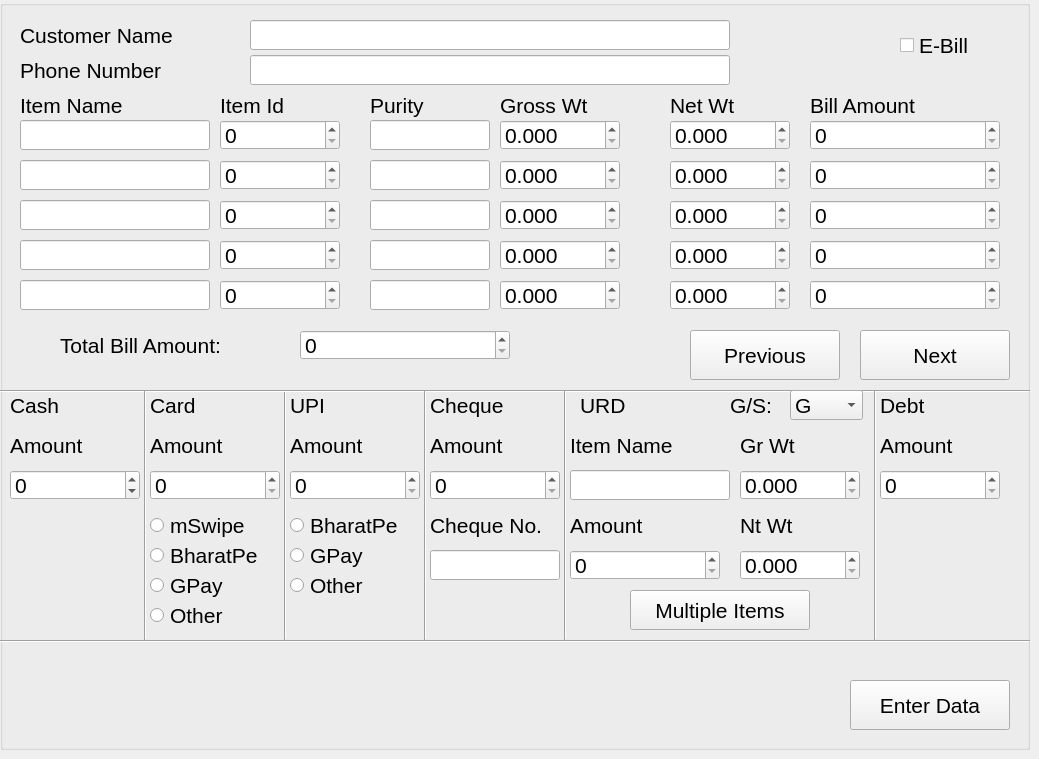
    <widget class="QWidget" name="Silver_sell">
     <widget class="QGroupBox" name="groupBox_2">
      <property name="geometry">
       <rect>
        <x>0</x>
        <y>0</y>
        <width>1030</width>
        <height>750</height>
       </rect>
      </property>
      <property name="font">
       <font>
        <pointsize>16</pointsize>
       </font>
      </property>
      <property name="title">
       <string/>
      </property>
      <property name="flat">
       <bool>false</bool>
      </property>
      <widget class="QLabel" name="label_8">
       <property name="geometry">
        <rect>
         <x>20</x>
         <y>20</y>
         <width>191</width>
         <height>30</height>
        </rect>
       </property>
       <property name="text">
        <string>Customer Name</string>
       </property>
      </widget>
      <widget class="QLineEdit" name="Silver_custname">
       <property name="geometry">
        <rect>
         <x>250</x>
         <y>20</y>
         <width>480</width>
         <height>30</height>
        </rect>
       </property>
      </widget>
      <widget class="QPushButton" name="DataEntry_button_2">
       <property name="geometry">
        <rect>
         <x>850</x>
         <y>680</y>
         <width>160</width>
         <height>50</height>
        </rect>
       </property>
       <property name="text">
        <string>Enter Data</string>
       </property>
      </widget>
      <widget class="QLabel" name="label_15">
       <property name="geometry">
        <rect>
         <x>20</x>
         <y>55</y>
         <width>191</width>
         <height>30</height>
        </rect>
       </property>
       <property name="text">
        <string>Phone Number</string>
       </property>
      </widget>
      <widget class="QLineEdit" name="Silver_phnumber">
       <property name="geometry">
        <rect>
         <x>250</x>
         <y>55</y>
         <width>480</width>
         <height>30</height>
        </rect>
       </property>
      </widget>
      <widget class="QLabel" name="label_9">
       <property name="geometry">
        <rect>
         <x>20</x>
         <y>90</y>
         <width>150</width>
         <height>30</height>
        </rect>
       </property>
       <property name="text">
        <string>Item Name</string>
       </property>
      </widget>
      <widget class="QLabel" name="label_10">
       <property name="geometry">
        <rect>
         <x>220</x>
         <y>90</y>
         <width>100</width>
         <height>30</height>
        </rect>
       </property>
       <property name="text">
        <string>Item Id</string>
       </property>
      </widget>
      <widget class="QLabel" name="label_11">
       <property name="geometry">
        <rect>
         <x>370</x>
         <y>90</y>
         <width>80</width>
         <height>30</height>
        </rect>
       </property>
       <property name="text">
        <string>Purity</string>
       </property>
      </widget>
      <widget class="QLabel" name="label_12">
       <property name="geometry">
        <rect>
         <x>500</x>
         <y>90</y>
         <width>120</width>
         <height>30</height>
        </rect>
       </property>
       <property name="text">
        <string>Gross Wt</string>
       </property>
      </widget>
      <widget class="QLabel" name="label_13">
       <property name="geometry">
        <rect>
         <x>670</x>
         <y>90</y>
         <width>90</width>
         <height>30</height>
        </rect>
       </property>
       <property name="text">
        <string>Net Wt</string>
       </property>
      </widget>
      <widget class="QLabel" name="label_14">
       <property name="geometry">
        <rect>
         <x>810</x>
         <y>90</y>
         <width>190</width>
         <height>30</height>
        </rect>
       </property>
       <property name="text">
        <string>Bill Amount</string>
       </property>
      </widget>
      <widget class="QLineEdit" name="Silver_itemname">
       <property name="geometry">
        <rect>
         <x>20</x>
         <y>120</y>
         <width>190</width>
         <height>30</height>
        </rect>
       </property>
      </widget>
      <widget class="QLineEdit" name="Silver_itemname_2">
       <property name="geometry">
        <rect>
         <x>20</x>
         <y>160</y>
         <width>190</width>
         <height>30</height>
        </rect>
       </property>
      </widget>
      <widget class="QLineEdit" name="Silver_itemname_3">
       <property name="geometry">
        <rect>
         <x>20</x>
         <y>200</y>
         <width>190</width>
         <height>30</height>
        </rect>
       </property>
      </widget>
      <widget class="QLineEdit" name="Silver_itemname_4">
       <property name="geometry">
        <rect>
         <x>20</x>
         <y>240</y>
         <width>190</width>
         <height>30</height>
        </rect>
       </property>
      </widget>
      <widget class="QLineEdit" name="Silver_itemname_5">
       <property name="geometry">
        <rect>
         <x>20</x>
         <y>280</y>
         <width>190</width>
         <height>30</height>
        </rect>
       </property>
      </widget>
      <widget class="QSpinBox" name="Silver_Itemid">
       <property name="geometry">
        <rect>
         <x>220</x>
         <y>120</y>
         <width>120</width>
         <height>30</height>
        </rect>
       </property>
       <property name="maximum">
        <number>999999999</number>
       </property>
      </widget>
      <widget class="QSpinBox" name="Silver_Itemid_2">
       <property name="geometry">
        <rect>
         <x>220</x>
         <y>160</y>
         <width>120</width>
         <height>30</height>
        </rect>
       </property>
       <property name="maximum">
        <number>999999999</number>
       </property>
      </widget>
      <widget class="QSpinBox" name="Silver_Itemid_3">
       <property name="geometry">
        <rect>
         <x>220</x>
         <y>200</y>
         <width>120</width>
         <height>30</height>
        </rect>
       </property>
       <property name="maximum">
        <number>999999999</number>
       </property>
      </widget>
      <widget class="QSpinBox" name="Silver_Itemid_4">
       <property name="geometry">
        <rect>
         <x>220</x>
         <y>240</y>
         <width>120</width>
         <height>30</height>
        </rect>
       </property>
       <property name="maximum">
        <number>999999999</number>
       </property>
      </widget>
      <widget class="QSpinBox" name="Silver_Itemid_5">
       <property name="geometry">
        <rect>
         <x>220</x>
         <y>280</y>
         <width>120</width>
         <height>30</height>
        </rect>
       </property>
       <property name="maximum">
        <number>999999999</number>
       </property>
      </widget>
      <widget class="QLineEdit" name="Silver_purity">
       <property name="geometry">
        <rect>
         <x>370</x>
         <y>120</y>
         <width>120</width>
         <height>30</height>
        </rect>
       </property>
      </widget>
      <widget class="QLineEdit" name="Silver_purity_2">
       <property name="geometry">
        <rect>
         <x>370</x>
         <y>160</y>
         <width>120</width>
         <height>30</height>
        </rect>
       </property>
      </widget>
      <widget class="QLineEdit" name="Silver_purity_3">
       <property name="geometry">
        <rect>
         <x>370</x>
         <y>200</y>
         <width>120</width>
         <height>30</height>
        </rect>
       </property>
      </widget>
      <widget class="QLineEdit" name="Silver_purity_4">
       <property name="geometry">
        <rect>
         <x>370</x>
         <y>240</y>
         <width>120</width>
         <height>30</height>
        </rect>
       </property>
      </widget>
      <widget class="QLineEdit" name="Silver_purity_5">
       <property name="geometry">
        <rect>
         <x>370</x>
         <y>280</y>
         <width>120</width>
         <height>30</height>
        </rect>
       </property>
      </widget>
      <widget class="QDoubleSpinBox" name="Silver_grwt">
       <property name="geometry">
        <rect>
         <x>500</x>
         <y>120</y>
         <width>120</width>
         <height>30</height>
        </rect>
       </property>
       <property name="decimals">
        <number>3</number>
       </property>
       <property name="maximum">
        <double>999.999000000000024</double>
       </property>
       <property name="stepType">
        <enum>QAbstractSpinBox::AdaptiveDecimalStepType</enum>
       </property>
      </widget>
      <widget class="QDoubleSpinBox" name="Silver_grwt_2">
       <property name="geometry">
        <rect>
         <x>500</x>
         <y>160</y>
         <width>120</width>
         <height>30</height>
        </rect>
       </property>
       <property name="decimals">
        <number>3</number>
       </property>
       <property name="maximum">
        <double>999.999000000000024</double>
       </property>
       <property name="stepType">
        <enum>QAbstractSpinBox::AdaptiveDecimalStepType</enum>
       </property>
      </widget>
      <widget class="QDoubleSpinBox" name="Silver_grwt_3">
       <property name="geometry">
        <rect>
         <x>500</x>
         <y>200</y>
         <width>120</width>
         <height>30</height>
        </rect>
       </property>
       <property name="decimals">
        <number>3</number>
       </property>
       <property name="maximum">
        <double>999.999000000000024</double>
       </property>
       <property name="stepType">
        <enum>QAbstractSpinBox::AdaptiveDecimalStepType</enum>
       </property>
      </widget>
      <widget class="QDoubleSpinBox" name="Silver_grwt_4">
       <property name="geometry">
        <rect>
         <x>500</x>
         <y>240</y>
         <width>120</width>
         <height>30</height>
        </rect>
       </property>
       <property name="decimals">
        <number>3</number>
       </property>
       <property name="maximum">
        <double>999.999000000000024</double>
       </property>
       <property name="stepType">
        <enum>QAbstractSpinBox::AdaptiveDecimalStepType</enum>
       </property>
      </widget>
      <widget class="QDoubleSpinBox" name="Silver_grwt_5">
       <property name="geometry">
        <rect>
         <x>500</x>
         <y>280</y>
         <width>120</width>
         <height>30</height>
        </rect>
       </property>
       <property name="decimals">
        <number>3</number>
       </property>
       <property name="maximum">
        <double>999.999000000000024</double>
       </property>
       <property name="stepType">
        <enum>QAbstractSpinBox::AdaptiveDecimalStepType</enum>
       </property>
      </widget>
      <widget class="QDoubleSpinBox" name="Silver_ntwt">
       <property name="geometry">
        <rect>
         <x>670</x>
         <y>120</y>
         <width>120</width>
         <height>30</height>
        </rect>
       </property>
       <property name="decimals">
        <number>3</number>
       </property>
      </widget>
      <widget class="QSpinBox" name="Silver_BillAmount">
       <property name="geometry">
        <rect>
         <x>810</x>
         <y>120</y>
         <width>190</width>
         <height>30</height>
        </rect>
       </property>
       <property name="maximum">
        <number>9999999</number>
       </property>
      </widget>
      <widget class="QDoubleSpinBox" name="Silver_ntwt_2">
       <property name="geometry">
        <rect>
         <x>670</x>
         <y>160</y>
         <width>120</width>
         <height>30</height>
        </rect>
       </property>
       <property name="decimals">
        <number>3</number>
       </property>
      </widget>
      <widget class="QDoubleSpinBox" name="Silver_ntwt_3">
       <property name="geometry">
        <rect>
         <x>670</x>
         <y>200</y>
         <width>120</width>
         <height>30</height>
        </rect>
       </property>
       <property name="decimals">
        <number>3</number>
       </property>
      </widget>
      <widget class="QDoubleSpinBox" name="Silver_ntwt_4">
       <property name="geometry">
        <rect>
         <x>670</x>
         <y>240</y>
         <width>120</width>
         <height>30</height>
        </rect>
       </property>
       <property name="decimals">
        <number>3</number>
       </property>
      </widget>
      <widget class="QDoubleSpinBox" name="Silver_ntwt_5">
       <property name="geometry">
        <rect>
         <x>670</x>
         <y>280</y>
         <width>120</width>
         <height>30</height>
        </rect>
       </property>
       <property name="decimals">
        <number>3</number>
       </property>
      </widget>
      <widget class="QPushButton" name="Previous_2">
       <property name="geometry">
        <rect>
         <x>690</x>
         <y>330</y>
         <width>150</width>
         <height>50</height>
        </rect>
       </property>
       <property name="text">
        <string>Previous</string>
       </property>
      </widget>
      <widget class="QPushButton" name="Next_2">
       <property name="geometry">
        <rect>
         <x>860</x>
         <y>330</y>
         <width>150</width>
         <height>50</height>
        </rect>
       </property>
       <property name="text">
        <string>Next</string>
       </property>
      </widget>
      <widget class="QLabel" name="label_25">
       <property name="geometry">
        <rect>
         <x>60</x>
         <y>330</y>
         <width>220</width>
         <height>30</height>
        </rect>
       </property>
       <property name="text">
        <string>Total Bill Amount:</string>
       </property>
      </widget>
      <widget class="QSpinBox" name="Silver_total">
       <property name="geometry">
        <rect>
         <x>300</x>
         <y>330</y>
         <width>210</width>
         <height>30</height>
        </rect>
       </property>
       <property name="maximum">
        <number>9999999</number>
       </property>
      </widget>
      <widget class="QLabel" name="label_26">
       <property name="geometry">
        <rect>
         <x>10</x>
         <y>390</y>
         <width>70</width>
         <height>30</height>
        </rect>
       </property>
       <property name="text">
        <string>Cash</string>
       </property>
      </widget>
      <widget class="QLabel" name="label_27">
       <property name="geometry">
        <rect>
         <x>10</x>
         <y>430</y>
         <width>100</width>
         <height>30</height>
        </rect>
       </property>
       <property name="text">
        <string>Amount</string>
       </property>
      </widget>
      <widget class="QSpinBox" name="Cash_2">
       <property name="geometry">
        <rect>
         <x>10</x>
         <y>470</y>
         <width>130</width>
         <height>30</height>
        </rect>
       </property>
       <property name="minimum">
        <number>-9999999</number>
       </property>
       <property name="maximum">
        <number>9999999</number>
       </property>
       <property name="singleStep">
        <number>10</number>
       </property>
      </widget>
      <widget class="QLabel" name="label_28">
       <property name="geometry">
        <rect>
         <x>150</x>
         <y>390</y>
         <width>70</width>
         <height>30</height>
        </rect>
       </property>
       <property name="text">
        <string>Card</string>
       </property>
      </widget>
      <widget class="QLabel" name="label_29">
       <property name="geometry">
        <rect>
         <x>150</x>
         <y>430</y>
         <width>100</width>
         <height>30</height>
        </rect>
       </property>
       <property name="text">
        <string>Amount</string>
       </property>
      </widget>
      <widget class="QSpinBox" name="Card_2">
       <property name="geometry">
        <rect>
         <x>150</x>
         <y>470</y>
         <width>130</width>
         <height>30</height>
        </rect>
       </property>
       <property name="maximum">
        <number>9999999</number>
       </property>
       <property name="singleStep">
        <number>10</number>
       </property>
      </widget>
      <widget class="QRadioButton" name="Silver_Cardmachine">
       <property name="geometry">
        <rect>
         <x>150</x>
         <y>510</y>
         <width>120</width>
         <height>30</height>
        </rect>
       </property>
       <property name="text">
        <string>mSwipe</string>
       </property>
      </widget>
      <widget class="QRadioButton" name="Silver_Cardmachine_2">
       <property name="geometry">
        <rect>
         <x>150</x>
         <y>540</y>
         <width>140</width>
         <height>30</height>
        </rect>
       </property>
       <property name="text">
        <string>BharatPe</string>
       </property>
      </widget>
      <widget class="QRadioButton" name="Silver_Cardmachine_3">
       <property name="geometry">
        <rect>
         <x>150</x>
         <y>570</y>
         <width>140</width>
         <height>30</height>
        </rect>
       </property>
       <property name="text">
        <string>GPay</string>
       </property>
      </widget>
      <widget class="Line" name="line_10">
       <property name="geometry">
        <rect>
         <x>280</x>
         <y>390</y>
         <width>10</width>
         <height>250</height>
        </rect>
       </property>
       <property name="orientation">
        <enum>Qt::Vertical</enum>
       </property>
      </widget>
      <widget class="QLabel" name="label_30">
       <property name="geometry">
        <rect>
         <x>290</x>
         <y>390</y>
         <width>55</width>
         <height>30</height>
        </rect>
       </property>
       <property name="text">
        <string>UPI</string>
       </property>
      </widget>
      <widget class="QLabel" name="label_31">
       <property name="geometry">
        <rect>
         <x>290</x>
         <y>430</y>
         <width>100</width>
         <height>30</height>
        </rect>
       </property>
       <property name="text">
        <string>Amount</string>
       </property>
      </widget>
      <widget class="QSpinBox" name="UPI_2">
       <property name="geometry">
        <rect>
         <x>290</x>
         <y>470</y>
         <width>130</width>
         <height>30</height>
        </rect>
       </property>
       <property name="maximum">
        <number>9999999</number>
       </property>
       <property name="singleStep">
        <number>10</number>
       </property>
      </widget>
      <widget class="QLabel" name="label_32">
       <property name="geometry">
        <rect>
         <x>430</x>
         <y>390</y>
         <width>100</width>
         <height>30</height>
        </rect>
       </property>
       <property name="text">
        <string>Cheque</string>
       </property>
      </widget>
      <widget class="QLabel" name="label_48">
       <property name="geometry">
        <rect>
         <x>430</x>
         <y>430</y>
         <width>100</width>
         <height>30</height>
        </rect>
       </property>
       <property name="text">
        <string>Amount</string>
       </property>
      </widget>
      <widget class="Line" name="line_8">
       <property name="geometry">
        <rect>
         <x>0</x>
         <y>390</y>
         <width>1030</width>
         <height>3</height>
        </rect>
       </property>
       <property name="orientation">
        <enum>Qt::Horizontal</enum>
       </property>
      </widget>
      <widget class="QSpinBox" name="Cheque_2">
       <property name="geometry">
        <rect>
         <x>430</x>
         <y>470</y>
         <width>130</width>
         <height>30</height>
        </rect>
       </property>
       <property name="maximum">
        <number>9999999</number>
       </property>
       <property name="singleStep">
        <number>10</number>
       </property>
      </widget>
      <widget class="QLabel" name="label_49">
       <property name="geometry">
        <rect>
         <x>430</x>
         <y>510</y>
         <width>130</width>
         <height>30</height>
        </rect>
       </property>
       <property name="text">
        <string>Cheque No.</string>
       </property>
      </widget>
      <widget class="QLineEdit" name="ChequeNo_2">
       <property name="geometry">
        <rect>
         <x>430</x>
         <y>550</y>
         <width>130</width>
         <height>30</height>
        </rect>
       </property>
      </widget>
      <widget class="Line" name="line_12">
       <property name="geometry">
        <rect>
         <x>560</x>
         <y>390</y>
         <width>10</width>
         <height>250</height>
        </rect>
       </property>
       <property name="orientation">
        <enum>Qt::Vertical</enum>
       </property>
      </widget>
      <widget class="QLabel" name="label_50">
       <property name="geometry">
        <rect>
         <x>580</x>
         <y>390</y>
         <width>70</width>
         <height>30</height>
        </rect>
       </property>
       <property name="text">
        <string>URD</string>
       </property>
      </widget>
      <widget class="QLabel" name="label_51">
       <property name="geometry">
        <rect>
         <x>570</x>
         <y>430</y>
         <width>140</width>
         <height>30</height>
        </rect>
       </property>
       <property name="text">
        <string>Item Name</string>
       </property>
      </widget>
      <widget class="QLineEdit" name="URDitemname_2">
       <property name="geometry">
        <rect>
         <x>570</x>
         <y>470</y>
         <width>160</width>
         <height>30</height>
        </rect>
       </property>
      </widget>
      <widget class="QLabel" name="label_52">
       <property name="geometry">
        <rect>
         <x>570</x>
         <y>510</y>
         <width>130</width>
         <height>30</height>
        </rect>
       </property>
       <property name="text">
        <string>Amount</string>
       </property>
      </widget>
      <widget class="QSpinBox" name="URDAmount_2">
       <property name="geometry">
        <rect>
         <x>570</x>
         <y>550</y>
         <width>150</width>
         <height>30</height>
        </rect>
       </property>
       <property name="maximum">
        <number>999999</number>
       </property>
       <property name="singleStep">
        <number>10</number>
       </property>
      </widget>
      <widget class="QLabel" name="label_53">
       <property name="geometry">
        <rect>
         <x>730</x>
         <y>390</y>
         <width>55</width>
         <height>30</height>
        </rect>
       </property>
       <property name="text">
        <string>G/S:</string>
       </property>
      </widget>
      <widget class="QComboBox" name="comboBox_2">
       <property name="geometry">
        <rect>
         <x>790</x>
         <y>390</y>
         <width>73</width>
         <height>30</height>
        </rect>
       </property>
       <item>
        <property name="text">
         <string>G</string>
        </property>
       </item>
       <item>
        <property name="text">
         <string>S</string>
        </property>
       </item>
      </widget>
      <widget class="Line" name="line_13">
       <property name="geometry">
        <rect>
         <x>870</x>
         <y>390</y>
         <width>10</width>
         <height>250</height>
        </rect>
       </property>
       <property name="orientation">
        <enum>Qt::Vertical</enum>
       </property>
      </widget>
      <widget class="QLabel" name="label_54">
       <property name="geometry">
        <rect>
         <x>880</x>
         <y>390</y>
         <width>60</width>
         <height>30</height>
        </rect>
       </property>
       <property name="text">
        <string>Debt</string>
       </property>
      </widget>
      <widget class="QLabel" name="label_55">
       <property name="geometry">
        <rect>
         <x>880</x>
         <y>430</y>
         <width>100</width>
         <height>30</height>
        </rect>
       </property>
       <property name="text">
        <string>Amount</string>
       </property>
      </widget>
      <widget class="QSpinBox" name="DebtAmount_2">
       <property name="geometry">
        <rect>
         <x>880</x>
         <y>470</y>
         <width>120</width>
         <height>30</height>
        </rect>
       </property>
       <property name="maximum">
        <number>9999999</number>
       </property>
       <property name="singleStep">
        <number>10</number>
       </property>
      </widget>
      <widget class="QLabel" name="label_56">
       <property name="geometry">
        <rect>
         <x>740</x>
         <y>430</y>
         <width>80</width>
         <height>30</height>
        </rect>
       </property>
       <property name="text">
        <string>Gr Wt</string>
       </property>
      </widget>
      <widget class="QDoubleSpinBox" name="URD_grwt_2">
       <property name="geometry">
        <rect>
         <x>740</x>
         <y>470</y>
         <width>120</width>
         <height>30</height>
        </rect>
       </property>
       <property name="decimals">
        <number>3</number>
       </property>
       <property name="maximum">
        <double>999.999000000000024</double>
       </property>
      </widget>
      <widget class="QLabel" name="label_57">
       <property name="geometry">
        <rect>
         <x>740</x>
         <y>510</y>
         <width>90</width>
         <height>30</height>
        </rect>
       </property>
       <property name="text">
        <string>Nt Wt</string>
       </property>
      </widget>
      <widget class="QDoubleSpinBox" name="URD_ntwt_2">
       <property name="geometry">
        <rect>
         <x>740</x>
         <y>550</y>
         <width>120</width>
         <height>30</height>
        </rect>
       </property>
       <property name="decimals">
        <number>3</number>
       </property>
       <property name="maximum">
        <double>999.999000000000024</double>
       </property>
      </widget>
      <widget class="Line" name="line_14">
       <property name="geometry">
        <rect>
         <x>0</x>
         <y>640</y>
         <width>1030</width>
         <height>3</height>
        </rect>
       </property>
       <property name="orientation">
        <enum>Qt::Horizontal</enum>
       </property>
      </widget>
      <widget class="QPushButton" name="URD_multiple_2">
       <property name="geometry">
        <rect>
         <x>630</x>
         <y>590</y>
         <width>180</width>
         <height>40</height>
        </rect>
       </property>
       <property name="text">
        <string>Multiple Items</string>
       </property>
      </widget>
      <widget class="QSpinBox" name="Silver_BillAmount_2">
       <property name="geometry">
        <rect>
         <x>810</x>
         <y>160</y>
         <width>190</width>
         <height>30</height>
        </rect>
       </property>
       <property name="maximum">
        <number>9999999</number>
       </property>
      </widget>
      <widget class="QSpinBox" name="Silver_BillAmount_3">
       <property name="geometry">
        <rect>
         <x>810</x>
         <y>200</y>
         <width>190</width>
         <height>30</height>
        </rect>
       </property>
       <property name="maximum">
        <number>9999999</number>
       </property>
      </widget>
      <widget class="QSpinBox" name="Silver_BillAmount_4">
       <property name="geometry">
        <rect>
         <x>810</x>
         <y>240</y>
         <width>190</width>
         <height>30</height>
        </rect>
       </property>
       <property name="maximum">
        <number>9999999</number>
       </property>
      </widget>
      <widget class="QSpinBox" name="Silver_BillAmount_5">
       <property name="geometry">
        <rect>
         <x>810</x>
         <y>280</y>
         <width>190</width>
         <height>30</height>
        </rect>
       </property>
       <property name="maximum">
        <number>9999999</number>
       </property>
      </widget>
      <widget class="QRadioButton" name="UPI_BharatPe_2">
       <property name="geometry">
        <rect>
         <x>290</x>
         <y>510</y>
         <width>140</width>
         <height>30</height>
        </rect>
       </property>
       <property name="text">
        <string>BharatPe</string>
       </property>
      </widget>
      <widget class="QRadioButton" name="UPI_GPay_2">
       <property name="geometry">
        <rect>
         <x>290</x>
         <y>540</y>
         <width>140</width>
         <height>30</height>
        </rect>
       </property>
       <property name="text">
        <string>GPay</string>
       </property>
      </widget>
      <widget class="QRadioButton" name="Silver_Cardmachine_4">
       <property name="geometry">
        <rect>
         <x>150</x>
         <y>600</y>
         <width>100</width>
         <height>30</height>
        </rect>
       </property>
       <property name="text">
        <string>Other</string>
       </property>
      </widget>
      <widget class="QRadioButton" name="UPI_Other_2">
       <property name="geometry">
        <rect>
         <x>290</x>
         <y>570</y>
         <width>95</width>
         <height>30</height>
        </rect>
       </property>
       <property name="text">
        <string>Other</string>
       </property>
      </widget>
      <widget class="QCheckBox" name="checkBox_2">
       <property name="geometry">
        <rect>
         <x>900</x>
         <y>30</y>
         <width>90</width>
         <height>30</height>
        </rect>
       </property>
       <property name="font">
        <font>
         <pointsize>16</pointsize>
        </font>
       </property>
       <property name="text">
        <string>E-Bill</string>
       </property>
      </widget>
     </widget>
     <widget class="Line" name="line_9">
      <property name="geometry">
       <rect>
        <x>140</x>
        <y>390</y>
        <width>10</width>
        <height>250</height>
       </rect>
      </property>
      <property name="orientation">
       <enum>Qt::Vertical</enum>
      </property>
     </widget>
     <widget class="Line" name="line_11">
      <property name="geometry">
       <rect>
        <x>420</x>
        <y>390</y>
        <width>10</width>
        <height>250</height>
       </rect>
      </property>
      <property name="orientation">
       <enum>Qt::Vertical</enum>
      </property>
     </widget>
    </widget>
